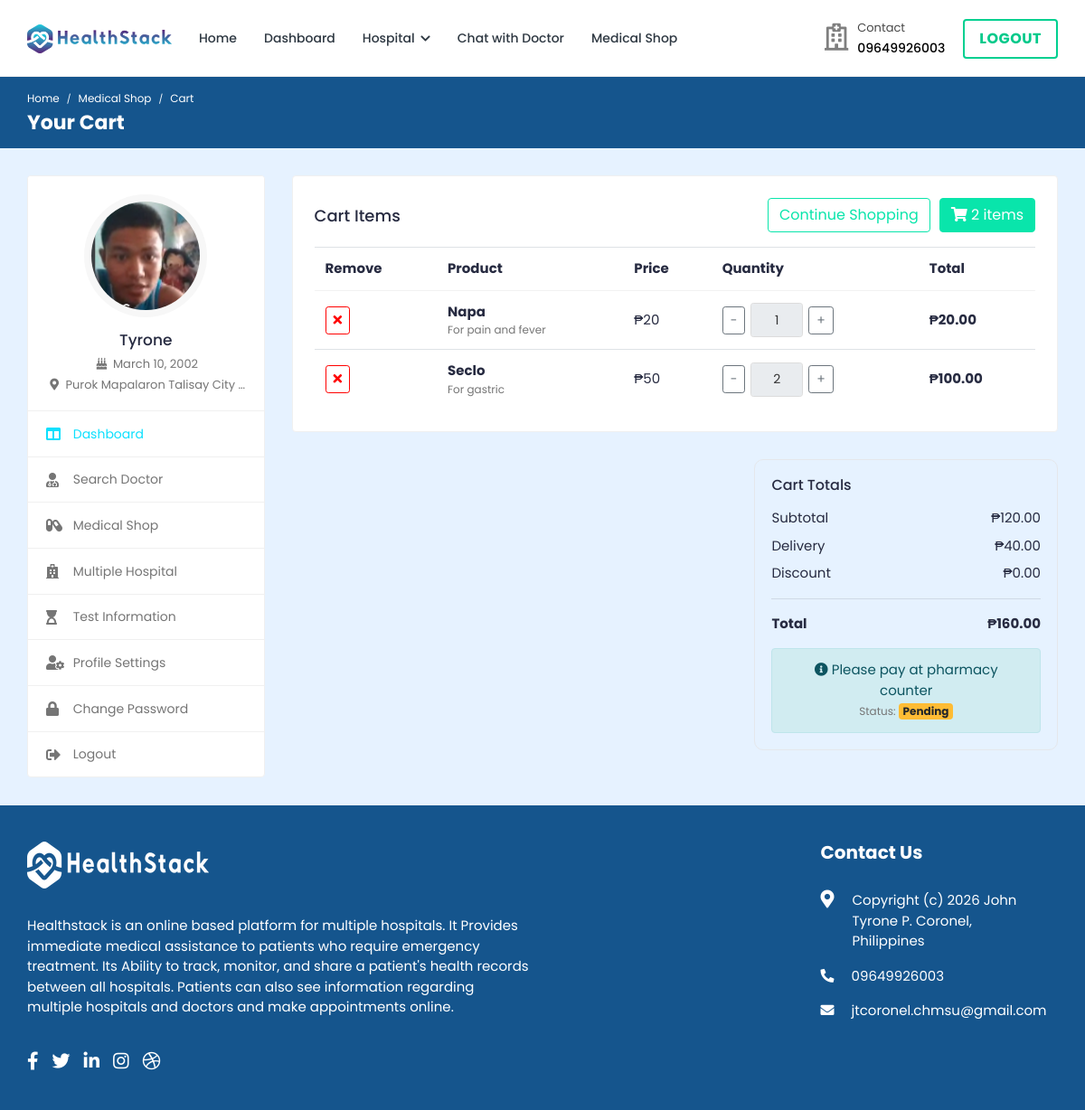
The app's page /pharmacy/cart/ (signed in) with its own data.
### hospital/models.py (models this page shows, shortened)
class Patient(models.Model):
    patient_id = models.AutoField(primary_key=True)
    user = models.OneToOneField(User, on_delete=models.CASCADE, null=True, blank=True, related_name='patient')
    name = models.CharField(max_length=200, null=True, blank=True)
    username = models.CharField(max_length=200, null=True, blank=True)
    age = models.IntegerField(null=True, blank=True)
    email = models.EmailField(max_length=200, null=True, blank=True)
    phone_number = models.IntegerField(null=True, blank=True)
    address = models.CharField(max_length=200, null=True, blank=True)
    featured_image = models.ImageField(upload_to='patients/', default='patients/user-default.png', null=True, blank=True)
    blood_group = models.CharField(max_length=200, null=True, blank=True)
    history = models.CharField(max_length=200, null=True, blank=True)
    dob = models.CharField(max_length=200, null=True, blank=True)
    nid = models.CharField(max_length=200, null=True, blank=True)
    serial_number = models.CharField(max_length=200, null=True, blank=True)
    login_status = models.CharField(max_length=200, null=True, blank=True, default="offline")

class User(AbstractUser):
    is_patient = models.BooleanField(default=False)
    is_doctor = models.BooleanField(default=False)
    is_hospital_admin = models.BooleanField(default=False)
    is_labworker = models.BooleanField(default=False)
    is_pharmacist = models.BooleanField(default=False)
    login_status = models.BooleanField(default=False)

### pharmacy/models.py (models this page shows, shortened)
class Order(models.Model):
    orderitems = models.ManyToManyField(Cart)
    user = models.ForeignKey(settings.AUTH_USER_MODEL, on_delete=models.CASCADE)
    ordered = models.BooleanField(default=False)
    created = models.DateTimeField(auto_now_add=True)
    payment_status = models.CharField(max_length=200, blank=True, null=True)
    trans_ID = models.CharField(max_length=200, blank=True, null=True)
    def get_totals(self):
        total = 0
        for order_item in self.orderitems.all():
            total += float(order_item.get_total())
        return total
    def count_cart_items(self):
        return self.orderitems.count()
    def final_bill(self):
        delivery_price= 40.00
        Bill = self.get_totals()+ delivery_price
        float_Bill = format(Bill, '0.2f')
        return float_Bill

class Cart(models.Model):
    user = models.ForeignKey(settings.AUTH_USER_MODEL, on_delete=models.CASCADE, related_name='cart')
    item = models.ForeignKey(Medicine, on_delete=models.CASCADE)
    quantity = models.IntegerField(default=1)
    purchased = models.BooleanField(default=False)
    created = models.DateTimeField(auto_now_add=True)
    updated = models.DateTimeField(auto_now=True)
    def get_total(self):
        total = self.item.price * self.quantity
        float_total = format(total, '0.2f')
        return float_total

class Medicine(models.Model):
    MEDICINE_TYPE = (
        ('tablets', 'tablets'),
        ('syrup', 'syrup'),
        ('capsule', 'capsule'),
        ('general', 'general'),
    )
    REQUIREMENT_TYPE = (
        ('yes', 'yes'),
        ('no', 'no'),
    )
    MEDICINE_CATEGORY = (
        ('fever', 'fever'),
        ('pain', 'pain'),
        ('cough', 'cough'),
        ('cold', 'cold'),
        ('flu', 'flu'),
        ('diabetes', 'diabetes'),
        ('eye', 'eye'),
        ('ear', 'ear'),
        ('allergy', 'allergy'),
        ('asthma', 'asthma'),
        ('bloodpressure', 'bloodpressure'),
        ('heartdisease', 'heartdisease'),
        ('vitamins', 'vitamins'),
        ('digestivehealth', 'digestivehealth'),
        ('skin', 'skin'),
        ('infection', 'infection'),
        ('nurological', 'nurological'),
    )
    serial_number = models.AutoField(primary_key=True)
    medicine_id = models.CharField(max_length=200, null=True, blank=True)
    name = models.CharField(max_length=200, null=True, blank=True)
    weight = models.CharField(max_length=200, null=True, blank=True)
    quantity = models.IntegerField(null=True, blank=True, default=0)
    featured_image = models.ImageField(upload_to='medicines/', default='medicines/default.png', null=True, blank=True)
    description = models.TextField(null=True, blank=True)
    medicine_type = models.CharField(max_length=200, choices=MEDICINE_TYPE, null=True, blank=True)
    medicine_category = models.CharField(max_length=200, choices=MEDICINE_CATEGORY, null=True, blank=True)
    price = models.IntegerField(null=True, blank=True, default=0)
    stock_quantity = models.IntegerField(null=True, blank=True, default=0)
    Prescription_reqiuired = models.CharField(max_length=200, choices=REQUIREMENT_TYPE, null=True, blank=True)

### pharmacy/views.py (the view)
# urls.py: path('cart/', views.cart_view, name='cart'),
@csrf_exempt
@login_required(login_url="login")
def cart_view(request):
    if request.user.is_authenticated and request.user.is_patient:
        patient = Patient.objects.get(user=request.user)
        medicines = Medicine.objects.all()
        carts = Cart.objects.filter(user=request.user, purchased=False)
        orders = Order.objects.filter(user=request.user, ordered=False)
        if carts.exists() and orders.exists():
            order = orders[0]
            context = {'patient': patient, 'carts': carts, 'order': order}
            return render(request, 'Pharmacy/cart.html', context)
        else:
            messages.warning(request, "You don't have any item in your cart!")
            context = {'patient': patient,'medicines': medicines}
            return render(request, 'pharmacy/shop.html', context)
    else:
        logout(request)
        messages.info(request, 'Not Authorized')
        return render(request, 'patient-login.html')

### templates/Pharmacy/cart.html (shortened to what this page needs)
{% load static %}
<!DOCTYPE html>
<html lang="en">
  <head>
    <link rel="stylesheet" href="{% static 'HealthStack-System/css/Normal/bootstrap.min.css' %}" />
    <link rel="stylesheet" href="{% static 'HealthStack-System/plugins/Normal/fontawesome/css/fontawesome.min.css' %}" />
    <link rel="stylesheet" href="{% static 'HealthStack-System/plugins/Normal/fontawesome/css/all.min.css' %}" />
    <link rel="stylesheet" href="{% static 'HealthStack-System/css/Normal/style.css' %}" />
  </head>
  <body>
    <div class="main-wrapper">
      <header class="header">{% include 'patient_navbar.html' %}</header>
      <div class="breadcrumb-bar">
        <div class="container-fluid">
          <div class="row align-items-center">
            <div class="col-md-12 col-12">
              <nav aria-label="breadcrumb" class="page-breadcrumb">
                <ol class="breadcrumb">
                  <li class="breadcrumb-item"><a href="{% url 'patient-dashboard' %}">Home</a></li>
                  <li class="breadcrumb-item"><a href="{% url 'pharmacy_shop' %}">Medical Shop</a></li>
                  <li class="breadcrumb-item active" aria-current="page">Cart</li>
                </ol>
              </nav>
              <h2 class="breadcrumb-title">Your Cart</h2>
            </div>
          </div>
        </div>
      </div>
      <div class="content">
        <div class="container-fluid">
          <div class="row">
            <div class="col-md-5 col-lg-4 col-xl-3 theiaStickySidebar">
              <div>{% include 'patient-sidebar.html' %}</div>
            </div>
            <div class="col-md-7 col-lg-8 col-xl-9">
              <div class="card">
                <div class="card-body">
                  <div class="cart-tools mb-3">
                    <h4 class="mb-0">Cart Items</h4>
                    <div class="d-flex" style="gap: 10px;">
                      <a href="{% url 'pharmacy_shop' %}" class="btn btn-outline-primary">Continue Shopping</a>
                      <a href="{% url 'cart' %}" class="btn btn-primary">
                        <i class="fas fa-shopping-cart"></i>
                        {% if order %}
                          {{ order.count_cart_items }} item{{ order.count_cart_items|pluralize }}
                        {% else %}
                          0 items
                        {% endif %}
                      </a>
                    </div>
                  </div>
                  <div class="table-responsive">
                    <table class="table table-hover mb-0 cart-table">
                      <thead>
                        <tr>
                          <th>Remove</th>
                          <th>Product</th>
                          <th>Price</th>
                          <th>Quantity</th>
                          <th>Total</th>
                        </tr>
                      </thead>
                      <tbody>
                        {% for cart in carts %}
                          <tr>
                            <td>
                              <a href="{% url 'remove-item' pk=cart.item.pk %}" class="btn btn-sm btn-outline-danger" title="Remove">
                                <i class="fas fa-times"></i>
                              </a>
                            </td>
                            <td>
                              <strong>{{ cart.item.name }}</strong>
                              {% if cart.item.description %}
                                <div class="text-muted small">{{ cart.item.description }}</div>
                              {% endif %}
                            </td>
                            <td>₱{{ cart.item.price }}</td>
                            <td>
                              <div class="qty-control">
                                <a href="{% url 'decrease-item' pk=cart.item.pk %}" class="btn btn-sm btn-outline-secondary">-</a>
                                <input type="text" class="form-control form-control-sm qty-input" value="{{ cart.quantity }}" readonly />
                                <a href="{% url 'increase-item' pk=cart.item.pk %}" class="btn btn-sm btn-outline-secondary">+</a>
                              </div>
                            </td>
                            <td><strong>₱{{ cart.get_total }}</strong></td>
                          </tr>
                        {% empty %}
                          <tr>
                            <td colspan="5">
                              <div class="alert alert-info mb-0">Your cart is empty.</div>
                            </td>
                          </tr>
                        {% endfor %}
                      </tbody>
                    </table>
                  </div>
                </div>
              </div>
              {% if order %}
                <div class="row justify-content-end">
                  <div class="col-md-6 col-lg-5">
                    <div class="cart-summary">
                      <h5 class="mb-3">Cart Totals</h5>
                      <div class="d-flex justify-content-between mb-2">
                        <span>Subtotal</span>
                        <span>₱{{ order.get_totals|floatformat:2 }}</span>
                      </div>
                      <div class="d-flex justify-content-between mb-2">
                        <span>Delivery</span>
                        <span>₱40.00</span>
                      </div>
                      <div class="d-flex justify-content-between mb-2">
                        <span>Discount</span>
                        <span>₱0.00</span>
                      </div>
                      <hr />
                      <div class="d-flex justify-content-between mb-3">
                        <strong>Total</strong>
                        <strong>₱{{ order.final_bill|floatformat:2 }}</strong>
                      </div>
                      <div class="alert alert-info text-center mb-0">
                        <i class="fas fa-info-circle"></i> Please pay at pharmacy counter
                        <br>
                        <small class="text-muted">Status:
                          {% if order.payment_status == 'Paid' or order.payment_status == 'VALID' %}
                            <span class="badge badge-success">Paid</span>
                          {% elif order.payment_status == 'Partial' %}
                            <span class="badge badge-info">Partial</span>
                          {% else %}
                            <span class="badge badge-warning">Pending</span>
                          {% endif %}
                        </small>
                      </div>
                    </div>
                  </div>
                </div>
              {% endif %}
            </div>
          </div>
        </div>
      </div>
      {% include 'footer.html' %}
    </div>
  </body>
</html>

### templates/patient-sidebar.html
{% load static %}
    <div class="profile-sidebar">
      <div class="widget-profile pro-widget-content">
        <div class="profile-info-widget">
          <a href="#" class="booking-doc-img">
            <img
              src="{{ patient.featured_image.url }}"
              alt="User Image"
            />
          </a>
          <div class="profile-det-info">
            <h3>{{ patient.name|default:user.username }}</h3>
            <div class="patient-details">
              <h5>
                <i class="fas fa-birthday-cake"></i> {{ patient.dob|default:"Not set" }}
              </h5>
              <h5 class="mb-0">
                <i class="fas fa-map-marker-alt"></i>
                {{ patient.address|default:"Not set" }}
              </h5>
            </div>
          </div>
        </div>
      </div>
      <div class="dashboard-widget">
        <nav class="dashboard-menu sidebar">
          <ul>
            <li class="active">
              <a href="{% url 'patient-dashboard' %}">
                <i class="fas fa-columns"></i>
                <span>Dashboard</span>
              </a>
            </li>
            <li class="nav-item has-submenu">
              <a href="{% url 'search' %}">
                <i class="fas fa-user-md"></i>
                <span>Search Doctor</span>
              </a>
            </li>
            <li class="has-submenu">
              <a href="{% url 'pharmacy_shop' %}" class="nav-link">
                <i class="fas fa-capsules"></i>
                <span>Medical Shop</span>
              </a>
            </li>
            <li>
                <a href="{% url 'multiple-hospital' %}">
                  <i class="fas fa-hospital"></i>
                  <span>Multiple Hospital</span>
                </a>
            </li>
            <li>
              <a href="{% url 'doctor-test-list'%}" target="_blank">
                <i class="fas fa-hourglass-start"></i>
                <span>Test Information</span>
              </a>
            </li>
            <li>
              <a href="{% url 'profile-settings' %}">
                <i class="fas fa-user-cog"></i>
                <span>Profile Settings</span>
              </a>
            </li>
            <li>
              <a href="{% url 'change-password' pk=user.id%}">
                <i class="fas fa-lock"></i>
                <span>Change Password</span>
              </a>
            </li>
            <li>
              <a href="{% url 'logout' %}">
                <i class="fas fa-sign-out-alt"></i>
                <span>Logout</span>
              </a>
            </li>
          </ul>
        </nav>
      </div>
    </div>

### templates/Pharmacy/cart.html (style rules this page uses)
.cart-tools { display: flex; justify-content: space-between; align-items: center; gap: 12px; flex-wrap: wrap; }
.cart-table td, .cart-table th { vertical-align: middle; }
.qty-control { display: inline-flex; align-items: center; gap: 6px; }
.qty-input { width: 58px; text-align: center; }
.cart-summary { border: 1px solid #e5e7eb; border-radius: 10px; padding: 18px; }

### records on screen
Patient: featured_image (picture), name "Tyrone", dob "March 10, 2002", address "Purok Mapalaron Talisay City…"
Order: count_cart_items "2", get_totals "120.00", final_bill "160.00"
Cart: item.name "Napa", item.description "For pain and fever", item.price "20", quantity "1", get_total "20.00"
Cart: item.name "Seclo", item.description "For gastric", item.price "50", quantity "2", get_total "100.00"

### other values on screen
{{ phone }} "9649926003"
